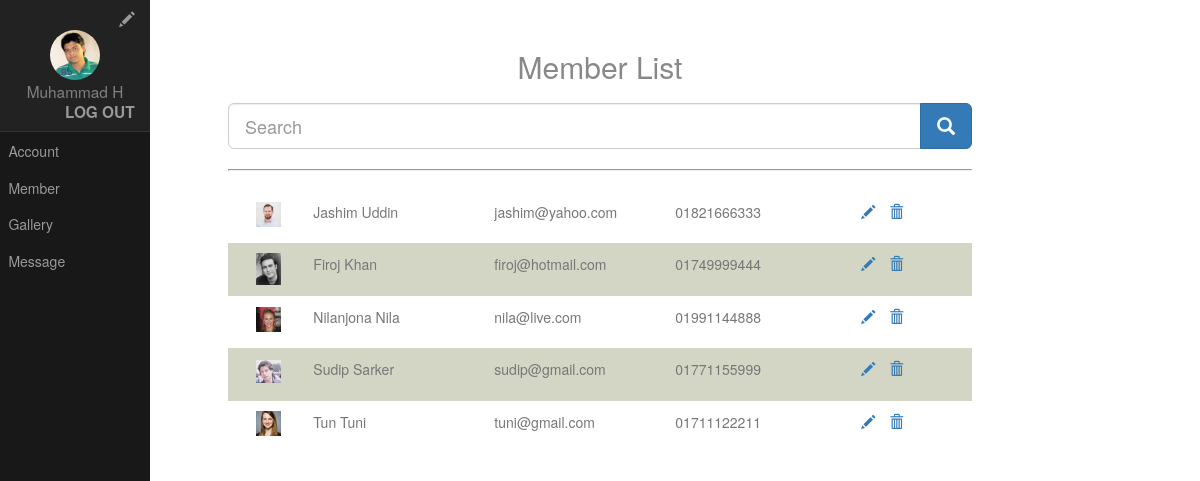
The page /admin/member_list.php (signed in) on the database its author committed.
### tables this page shows
CREATE TABLE `users` (
  `id` int(32) NOT NULL,
  `email` varchar(32) NOT NULL,
  `password` varchar(100) NOT NULL
);

CREATE TABLE `users_information` (
  `email` varchar(32) NOT NULL,
  `name` varchar(32) NOT NULL,
  `contact_number` varchar(14) NOT NULL,
  `date_of_birth` date NOT NULL,
  `gender` varchar(6) NOT NULL,
  `image_name` varchar(100) NOT NULL DEFAULT 'default.png',
  `address` varchar(100) NOT NULL
);

### admin/member_list.php (called while the page is built)
<?php
$page = "member_list";
include 'index.php';
?>

### php/database_services.php (called while the page is built, shortened)
<?php
class DatabaseHelper{
	function retrieveData($table_name,$email){
		$sql = "SELECT * FROM `$table_name` WHERE email = '$email'";
		$result = $GLOBALS['connection']->query($sql);
		if ($result->num_rows==1) {
			$row = $result->fetch_assoc();
			return $row;
		}else{
			return "";
		}
	}
	function getAllData($table_name){
		$sql = "SELECT * FROM `$table_name`";
		$result = $GLOBALS['connection']->query($sql);
		return $result;
	}
}
?>

### admin/pages/member_list_page.php (the view, shortened to what this page needs)
<h2 class="content-subhead" style="text-align: center;">Member List</h2>
<form method="POST" action="">
  <div class="input-group">
    <input type="text" class="form-control input-lg" placeholder="Search">
    <div class="input-group-btn">
      <button class="btn btn-primary btn-lg" type="submit">
        <i class="glyphicon glyphicon-search"></i>
      </button>
    </div>
  </div>
</form>
<hr style="border-style: inset;border-width: 1px;">
<div>
	<div class="container-fluid">
	<?php
		$user_table = "users";
		$user_info_table = "users_information";
		$get_user_info = new DatabaseHelper();
		$result = $get_user_info->getAllData($user_table);
		$i=0;
		while($row=$result->fetch_array()){
			$i++;
			$single_row = $get_user_info->retrieveData($user_info_table,trim($row['email']));
			if (!empty($single_row)) {
	?>
		<div class="row" style="border: 1px;padding: 10px;<?php if($i%2==0){echo 'background-color: #D3D6C5;';}?>">
			<div class="col-sm-1" style="text-align: center;">
      		<img src="../images/<?php echo $single_row['image_name']?>" style="width: 25px;height: auto;">
    		</div>
    		<div class="col-sm-3">
      		<p><?php echo $single_row['name'];?></p>
    		</div>
    		<div class="col-sm-3">
      		<p><?php echo $single_row['email'];?></p>
    		</div>
    		<div class="col-sm-3">
      		<p><?php echo $single_row['contact_number'];?></p>
    		</div>
    		<div class="col-sm-2">
    		<a href="?view=<?php echo $single_row['email'];?>" style="padding: 5px"><span class="glyphicon glyphicon-pencil"></span></a>
      		<a href="?delete=<?php echo $single_row['email'];?>" style="padding: 5px"><span class="glyphicon glyphicon-trash"></span></a>
    		</div>
		</div>
		<?php
				}
			}
		?>
	</div>
</div>

### admin/index.php (shortened to what this page needs)
<?php
	include '../php/database_services.php';
?>
<!DOCTYPE html>
<html lang="en">
<head>
    <link rel="stylesheet" href="../assets/css/side-menu-web.css">
    <link rel="stylesheet" href="../assets/bootstrap/css/bootstrap.min.css">
            <link rel="stylesheet" href="../assets/css/side-menu.css">
</head>
<body>
<?php
$name = '';
$image_name = '';
if (!empty($_SESSION["admin_email"]) && !empty($_SESSION["admin_password"])) {
	$email = $_SESSION["admin_email"];
	$password = $_SESSION["admin_password"];
	if (!loginChecker($email,$password)) {
		header("Location: login.php");
	}else{
		$row = getAdminInfo($email);
		$name = $row['name'];
		$image_name = $row['image_name'];
	}
}else{
	header("Location: login.php");
}
function loginChecker($email,$password){
	$admin_table_name = 'admin';
	$login = new DatabaseHelper();
	$result=$login->checkLogin($admin_table_name,$email,$password);
	if ($result) {
		return TRUE;
	}else{
		return FALSE;
	}
}
function getAdminInfo($email){
	$admin_info_table_name = 'admin_info';
	$get_admin_info = new DatabaseHelper();
	$result=$get_admin_info->retrieveData($admin_info_table_name,$email);
	return $result;
}
?>
<header>
<?php
	include 'header.php';
?>
</header>
<div id="main">
    <div class="content">
    	<?php
    		if (isset($page)) {
    			if ($page=='member_list') {
					include 'pages/member_list_page.php';
    			}
    		}else{
    			include 'pages/home.php';
    		}
    	?>
    </div>
</div>
</body>
</html>

### admin/header.php (shortened to what this page needs)
<div id="layout">
    <div id="menu">
        <div class="pure-menu">
            <div class="pure-menu-heading" style="background-color: #222222;">
                <div style="text-align: right;">
                <a href="admin_profile.php"><span class="glyphicon glyphicon-pencil"></span></a>
                </div>
                <div style="color: gray;text-align: center;text-transform:none;">
                <img class = "img-circle" src="../images/<?php echo $image_name;?>" style="width: 50px;height: auto;">
                <br>
                <?php echo substr($name, 0,10);?>
                </div>
                <div style="text-align: right;font-weight: bold;">
                    <a href="?logout">Log out</a>
                </div>
            </div>
            <ul class="pure-menu-list">
                <li class="pure-menu-item"><a href="account.php" class="pure-menu-link">Account</a></li>
                <li class="pure-menu-item"><a href="member_list.php" class="pure-menu-link">Member</a></li>
                <li class="pure-menu-item"><a href="gallery.php" class="pure-menu-link">Gallery</a></li>
                <li class="pure-menu-item"><a href="#" class="pure-menu-link">Message</a></li>
            </ul>
        </div>
    </div>
</div>

### assets/css/side-menu-web.css (style rules this page uses)
html { font-family:sans-serif;-ms-text-size-adjust:100%;-webkit-text-size-adjust:100% }
body { margin:0 }
article,aside,details,figcaption,figure,footer,header,hgroup,main,menu,nav,section,summary { display:block }
a { background-color:transparent }
img { border:0 }
hr { box-sizing:content-box;height:0 }
button,input,optgroup,select,textarea { color:inherit;font:inherit;margin:0 }
.pure-button,input { line-height:normal }
button { overflow:visible }
button,select { text-transform:none }
button,html input[type=button],input[type=reset],input[type=submit] { -webkit-appearance:button;cursor:pointer }
.pure-button,.pure-form input:not([type]),.pure-menu { box-sizing:border-box }
.pure-menu-item,.pure-menu-list { position:relative }
.pure-menu-list { list-style:none;margin:0;padding:0 }
.pure-menu-item { padding:0;margin:0;height:100% }
.pure-menu-heading,.pure-menu-link { display:block;text-decoration:none;white-space:nowrap }
.pure-menu-heading { text-transform:uppercase;color:#565d64 }
.pure-menu-link { color:#777 }
.pure-menu-disabled,.pure-menu-heading,.pure-menu-link { padding:.5em 1em }

### assets/css/side-menu.css (style rules this page uses)
body { color: #777; }
#layout, #menu, .menu-link { -webkit-transition: all 0.2s ease-out; -moz-transition: all 0.2s ease-out; -ms-transition: all 0.2s ease-out; -o-transition: all 0.2s ease-out; transition: all 0.2s ease-out; }
#layout { position: relative; left: 0; padding-left: 0; }
.content { margin: 0 auto; padding: 0 2em; max-width: 800px; margin-bottom: 50px; line-height: 1.6em; }
.content-subhead { margin: 50px 0 20px 0; font-weight: 300; color: #888; }
#menu { margin-left: -150px; width: 150px; position: fixed; top: 0; left: 0; bottom: 0; z-index: 1000; background: #191818; overflow-y: auto; -webkit-overflow-scrolling: touch; }
#menu a { color: #999; border: none; padding: 0.6em 0 0.6em 0.6em; }
#menu .pure-menu, #menu .pure-menu ul { border: none; background: transparent; }
#menu .pure-menu ul, #menu .pure-menu .menu-item-divided { border-top: 1px solid #333; }
#menu .pure-menu-selected, #menu .pure-menu-heading { background: #1f8dd6; }
#menu .pure-menu-heading { font-size: 110%; color: #fff; margin: 0; }
@media (min-width: 48em) { .header, .content { padding-left: 2em; padding-right: 2em; } }
@media (min-width: 48em) { #layout { padding-left: 150px; left: 0; } }
@media (min-width: 48em) { #menu { left: 150px; } }

### rows shown on the page
users: users_information.image_name (picture), users_information.name "Jashim Uddin", users_information.email "jashim@yahoo.com", users_information.contact_number "01821666333"
users: users_information.image_name (picture), users_information.name "Firoj Khan", users_information.email "firoj@hotmail.com", users_information.contact_number "01749999444"
users: users_information.image_name (picture), users_information.name "Nilanjona Nila", users_information.email "nila@live.com", users_information.contact_number "01991144888"
users: users_information.image_name (picture), users_information.name "Sudip Sarker", users_information.email "sudip@gmail.com", users_information.contact_number "01771155999"
users: users_information.image_name (picture), users_information.name "Tun Tuni", users_information.email "tuni@gmail.com", users_information.contact_number "01711122211"

### other values the page prints
substr($name, 0,10) "Muhammad H"
